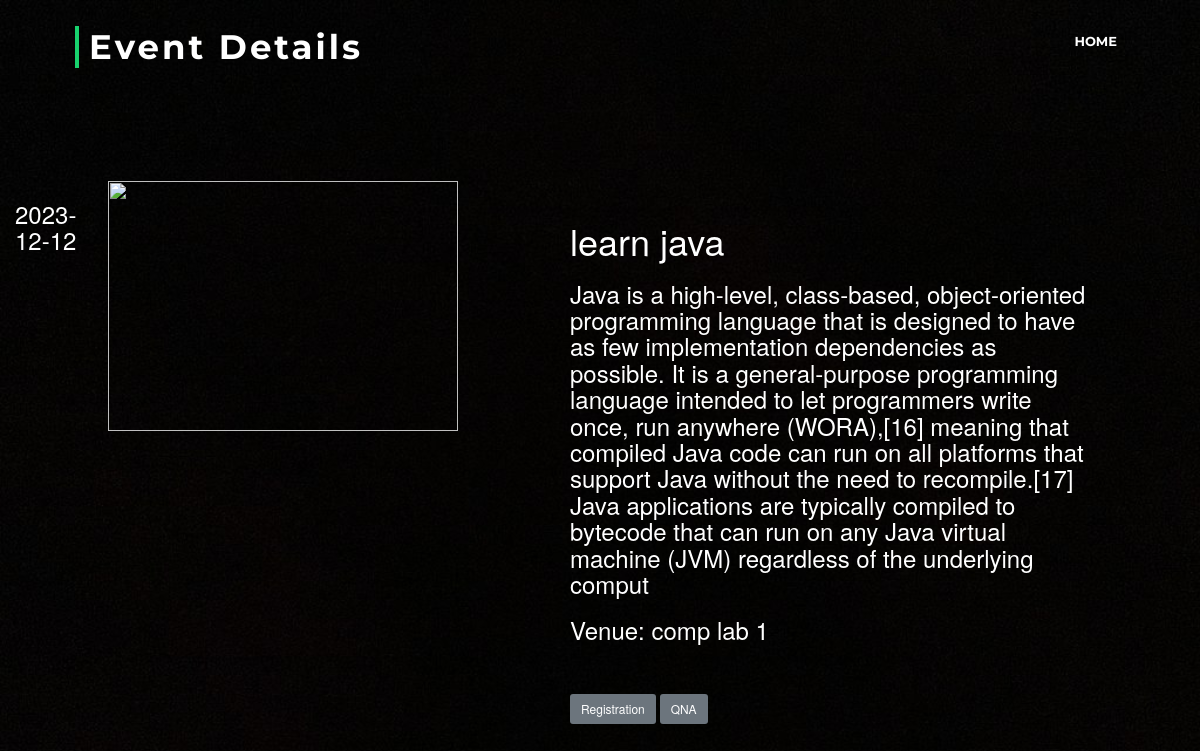
Screenshot of /details.php?eid=1 with the database file from the repository.
### tables this page shows
CREATE TABLE `events` (
  `EventID` int(11) NOT NULL,
  `EventName` varchar(100) NOT NULL,
  `EventDescription` varchar(500) NOT NULL,
  `EventGuest` varchar(500) NOT NULL,
  `EventBudget` varchar(50) NOT NULL,
  `EventFileBanner` varchar(100) DEFAULT NULL,
  `EventFileBadge` varchar(100) DEFAULT NULL,
  `ShortDescription` varchar(100) DEFAULT NULL,
  `OrganizerID` int(11) DEFAULT NULL
);

CREATE TABLE `slot` (
  `StartTime` time NOT NULL,
  `EndTime` time NOT NULL,
  `SlotID` int(11) NOT NULL,
  `EventDate` date NOT NULL,
  `VenueID` int(11) NOT NULL,
  `available` int(11) DEFAULT NULL
);

CREATE TABLE `venue_` (
  `VenueID` int(11) NOT NULL,
  `VenueName` varchar(100) NOT NULL,
  `VenueCapacity` int(11) NOT NULL,
  `VenueFileimg` varchar(100) DEFAULT NULL,
  `VenueLocation` varchar(100) NOT NULL
);

### details.php (the view, shortened to what this page needs)
<!DOCTYPE html>
<html>
<head>
  <link href="lib/bootstrap/css/bootstrap.min.css" rel="stylesheet">
  <link href="lib/font-awesome/css/font-awesome.min.css" rel="stylesheet">
  <link href="lib/animate/animate.min.css" rel="stylesheet">
  <link href="lib/ionicons/css/ionicons.min.css" rel="stylesheet">
  <link href="lib/owlcarousel/assets/owl.carousel.min.css" rel="stylesheet">
  <link href="lib/lightbox/css/lightbox.min.css" rel="stylesheet">
  <link rel="stylesheet" href="assets/bootstrap-v3/css/bootstrap.css">
  <link rel="stylesheet" href="assets/bootstrap-v3/css/bootstrap.css">
  <link href="css/style.css" rel="stylesheet">
  <link rel="stylesheet" href="https://maxcdn.bootstrapcdn.com/bootstrap/3.3.7/css/bootstrap.min.css">
	<link href="css/style.css" rel="stylesheet">
	<link rel="stylesheet" href="https://maxcdn.bootstrapcdn.com/bootstrap/3.3.7/css/bootstrap.min.css">
    <header id="header">
    <div class="container-fluid">
      <div id="logo" class="pull-left">
        <h1><a href="#intro" class="scrollto">Event Details</a></h1>
      </div>
      <nav id="nav-menu-container">
        <ul class="nav-menu">
          <li><a href="home.php">Home</a></li>
        </ul>
      </nav>
    </div>
	</header>
	<br><br><br><br><br><br><br><br><br>
</head>
<body id="back">
    <?php
       $servername = "localhost";
       $username = "root";
       $password = "";
       $database = "eventadministration";
       $eid = $_GET['eid'];
       $conn = mysqli_connect($servername,$username,$password,$database);
       $query = "SELECT events.EventID,EventName,EventDescription,EventFileBanner,EventDate,VenueName FROM events join request_ on events.EventID=request_.EventID join slot on slot.SlotID=request_.SlotID join venue_ on slot.VenueID=venue_.VenueID
       where events.EventID= $eid";
       $result = $conn->query($query);
       if ($result->num_rows > 0) {
           $row = mysqli_fetch_assoc($result);
           $eid=$row['EventID'];
           $ename=$row['EventName'];
           $edesc=$row['EventDescription'];
           $efile=$row['EventFileBanner'];
           $edate=$row['EventDate'];
           $eaddress=$row['VenueName'];
      }
    ?>
<?php
   echo'<div class="container">
   <div class="col-md-12">
   </div>
   </div>
     <div class="row">
      <section>
          <div class="container">
              <div class="date col-md-1">
                  <span class="day"><h3>'. $edate .'</h3></span>
              </div>
              <div class="col-md-5">
              <img src="./image/'.  $efile .'" width="350px" height="250px">
              </div>
              &nbsp; &nbsp; &nbsp; &nbsp; &nbsp; &nbsp; &nbsp; &nbsp; &nbsp; &nbsp; &nbsp; &nbsp; &nbsp; &nbsp; &nbsp; &nbsp; &nbsp; &nbsp; &nbsp; &nbsp; &nbsp; &nbsp; &nbsp; &nbsp; &nbsp; &nbsp;  &nbsp; &nbsp; &nbsp; &nbsp; &nbsp; &nbsp; &nbsp; &nbsp; &nbsp; &nbsp; &nbsp; &nbsp; &nbsp; &nbsp; &nbsp; &nbsp; &nbsp; &nbsp; &nbsp; &nbsp; &nbsp; &nbsp; &nbsp; &nbsp; &nbsp; &nbsp;  &nbsp; &nbsp; &nbsp; &nbsp; &nbsp; &nbsp; &nbsp; &nbsp; &nbsp; &nbsp; &nbsp; &nbsp; &nbsp; &nbsp; &nbsp; &nbsp; &nbsp; &nbsp;
              <div class="subcontent col-md-6">
                  <h1 class="title">'. $ename .'</h1>
                  <p class="location">
                  </p>
                  <h3 class="definition">'. $edesc .'</h3>
                  <h3 class="definition">Venue: '. $eaddress .'</h3>';
                   ?>
                  <br> <br>
                    <?php
              echo '<button type="button" class="btn btn-secondary btn-sm" data-toggle="modal" data-target="#exampleModal">Registration</button>
                  <button type="button" class="btn btn-secondary btn-sm" ><a href="Faqs.php?eid='. $eid .'">QNA</a></button>';
                  ?>
              </div>
          </div>
      </section>
  </div>
</body>
</html>

### css/style.css (style rules this page uses)
body { color: #666666; font-family: "Open Sans", sans-serif; }
a { color: #18d26e; transition: 0.5s; }
h1, h2, h3, h4, h5, h6 { font-family: "Montserrat", sans-serif; font-weight: 400; margin: 0 0 20px 0; padding: 0; }
#header { padding: 30px 0; height: 92px; position: fixed; left: 0; top: 0; right: 0; transition: all 0.5s; z-index: 997; }
#header #logo { float: left; }
@media (min-width: 1024px) { #header #logo { padding-left: 60px; } }
#header #logo h1 { font-size: 34px; margin: 0; padding: 0; line-height: 1; font-family: "Montserrat", sans-serif; font-weight: 700; letter-spacing: 3px; }
#header #logo h1 a, #header #logo h1 a:hover { color: #fff; padding-left: 10px; border-left: 4px solid #18d26e; }
.nav-menu, .nav-menu * { margin: 0; padding: 0; list-style: none; }
.nav-menu li { position: relative; white-space: nowrap; }
.nav-menu > li { float: left; }
#nav-menu-container { float: right; margin: 0; }
@media (min-width: 1024px) { #nav-menu-container { padding-right: 60px; } }
.nav-menu a { padding: 0 8px 10px 8px; text-decoration: none; display: inline-block; color: #fff; font-family: "Montserrat", sans-serif; font-weight: 700; font-size: 13px; text-transform: uppercase; outline: none; }
.nav-menu > li { margin-left: 10px; }
#mobile-nav { position: fixed; top: 0; padding-top: 18px; bottom: 0; z-index: 998; background: rgba(0, 0, 0, 0.8); left: -260px; width: 260px; overflow-y: auto; transition: 0.4s; }
#mobile-nav ul { padding: 0; margin: 0; list-style: none; }
#mobile-nav ul li { position: relative; }
#mobile-nav ul li a { color: #fff; font-size: 13px; text-transform: uppercase; overflow: hidden; padding: 10px 22px 10px 15px; position: relative; text-decoration: none; width: 100%; display: block; outline: none; font-weight: 700; font-family: "Montserrat", sans-serif; }

### details.php (style rules this page uses)
#back { background-image:url("img/black.jpg"); background-size:cover; }
h3,h4,h1 { color:white; }
span,label { color: white; font-weight: bold; font-size: 18px; }
a { color: white; }

### rows the page displays
events: slot.EventDate "2023-12-12", EventName "learn java", EventDescription "Java is a high-level, class-based, object-oriented programming language that is designed to have as few implementation dependencies as possible. It is a general-purpose programming language intended to let programmers write once, run anywhere (WORA),[16] meaning that compiled Java code can run on all platforms that support Java without the need to recompile.[17] Java applications are typically compiled to bytecode that can run on any Java virtual machine (JVM) regardless of the underlying comput", venue_.VenueName "comp lab 1"
